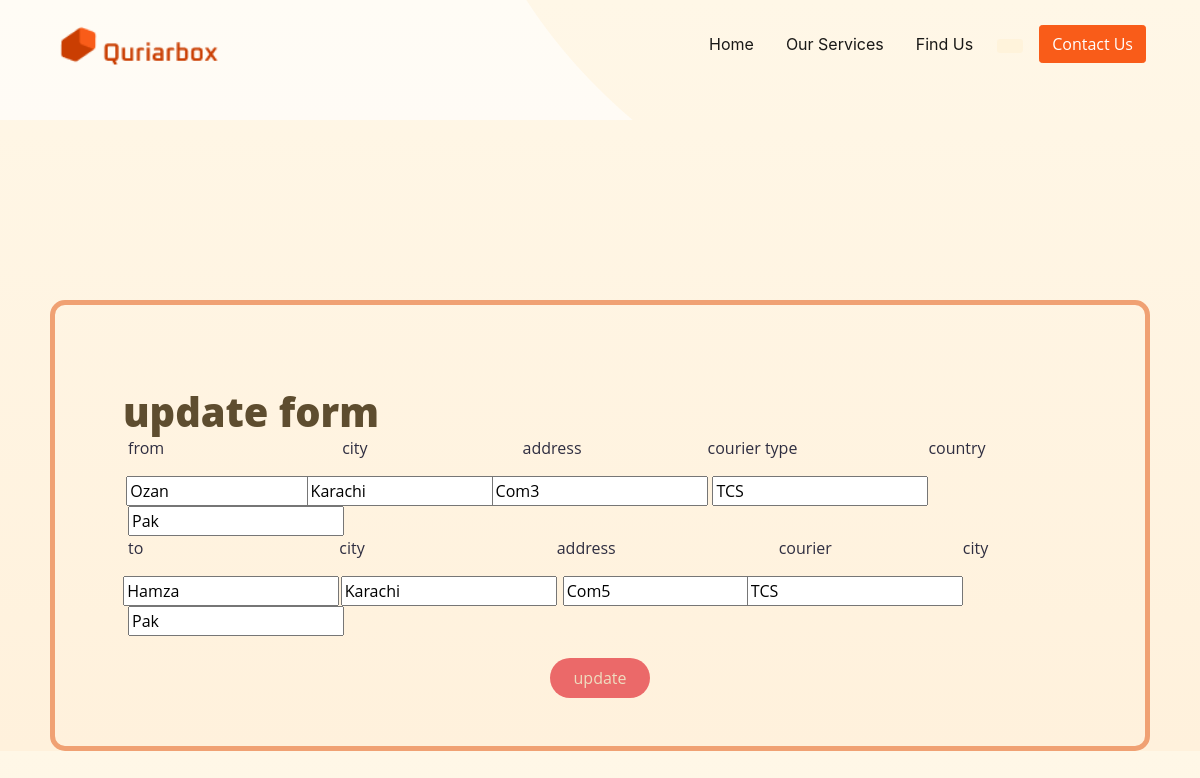
The page /letsdophp/edit.php?id=6 on the database its author committed.
### tables this page shows
CREATE TABLE `user1` (
  `id` int(11) NOT NULL,
  `name` varchar(255) NOT NULL,
  `city` varchar(255) NOT NULL,
  `address` varchar(255) NOT NULL,
  `courier` varchar(255) NOT NULL,
  `country` varchar(255) NOT NULL,
  `send` varchar(200) NOT NULL,
  `sendercity` varchar(255) NOT NULL,
  `senderaddress` varchar(255) NOT NULL,
  `sendercourier` varchar(255) NOT NULL,
  `sendercountr` varchar(255) NOT NULL,
  `orderstatus` varchar(255) NOT NULL,
  `email` varchar(255) NOT NULL
);

### letsdophp/edit.php (the view, shortened to what this page needs)
<!DOCTYPE html>
<html lang="en">
<head>
    <link href="https://cdn.jsdelivr.net/npm/bootstrap@5.3.3/dist/css/bootstrap.min.css"
    rel="stylesheet">
    <link href="../assets/css/theme.css" rel="stylesheet" />
</head>
<body>
<main class="main" id="top">
      <nav class="navbar navbar-expand-lg navbar-light fixed-top py-3 d-block" data-navbar-on-scroll="data-navbar-on-scroll">
        <div class="container"><a class="navbar-brand" href="../index.html"><img src="../assets/img/gallery/logo.png" height="45" alt="logo" /></a>
          <div class="collapse navbar-collapse border-top border-lg-0 mt-4 mt-lg-0" id="navbarSupportedContent">
            <ul class="navbar-nav ms-auto pt-2 pt-lg-0 font-base">
              <li class="nav-item px-2"><a class="nav-link" aria-current="page" href="../index.html">Home</a></li>
              <li class="nav-item px-2"><a class="nav-link" href="#services">Our Services</a></li>
              <li class="nav-item px-2"><a class="nav-link" href="#findUs">Find Us</a></li>
            </ul>
            <div class="dropdown d-none d-lg-block">
              <button class="btn bg-soft-warning ms-2" id="dropdownMenuButton1" type="submit" data-bs-toggle="dropdown" aria-expanded="false"><i class="fas fa-search text-warning"></i></button>
            </div><a class="btn btn-primary order-1 order-lg-0 ms-lg-3" href="#!">Contact Us</a>
          </div>
        </div>
      </nav>
      <section class="py-xxl-10 pb-0" id="home">
        <div class="bg-holder bg-size" style="background-image:url(../assets/img/gallery/hero-header-bg.png);background-position:top center;background-size:cover;">
        </div>
      </section>
      </main>
      <?php
include "link.php";
$edit = $_GET['id'];
$query = "SELECT * FROM user1 WHERE id = $edit";
$totel = mysqli_query($hamza_12 , $query);
foreach($totel as $user){
?>
<form class="house" method="post">
<h1 class="title2">update form</h1>
<div class="house2">
<div class="firstform">
  <div class="ui">
<label for="">from</label><br>
</div>
    <input type="text" name="name" placeholder="your name" value="<?php echo $user['name']; ?>"><br>
<div class="ui1">
    <label for="">city</label><br>
    </div>
<input class="ux" type="text" name="city" value="<?php echo $user['city']; ?> "> <br>
<div class="ui3">
<label for="">address</label><br>
</div>
<input type="text" name="address" value="<?php echo $user['address']; ?>"><br>
<div class="ui5">
<label for="">courier type</label><br>
</div>
<input type="text" name="courier" value="<?php echo $user['courier']; ?>" ><br>
<label class="ui6" for="">country</label><br>
<input type="text" name="country" value="<?php echo $user['country']; ?>"><br>
</div>
<div class="scd">
<div class="line4">
<div class="scdform">
  <div class="ui7">
  <label for="">to</label><br>
  </div>
<input type="text" name="send" value="<?php echo $user['send']; ?>"><br>
<div class="ui8">
<label for="">city</label><br>
</div>
<input type="text" name="sendercity" value="<?php echo $user['sendercity'];?>"><br>
<div class="ui10">
<label for="">address</label><br>
</div>
<input type="text" name = "senderaddress" value = "<?php echo $user['senderaddress'];?>"><br>
<div class="ui11">
<label for="">courier</label><br>
</div>
<input type="text" name = "sendercourier" value = "<?php echo $user['sendercourier'];?>"><br>
<div class="ui12">
<label for="">city</label><br>
</div>
<input type="text" name = "sendercountr" value = "<?php echo $user['sendercountr'];?>"><br>
</div>
<input class="subn" type="submit" value="update" name="update" >
</div>
</div>
</form>
<?php
}
?>
</body>
</html>

### rows shown on the page
user1: name "Ozan", city "Karachi", address "Com3", courier "TCS", country "Pak", send "Hamza", sendercity "Karachi", senderaddress "Com5", sendercourier "TCS", sendercountr "Pak"
